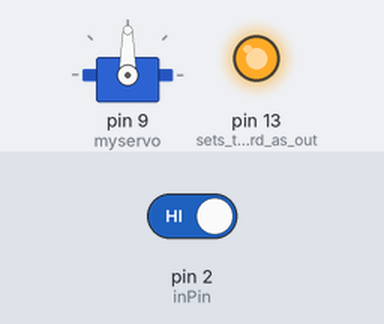
Simulated run of this sketch. Board: Arduino Uno, built with avr-gcc and run on an emulated ATmega328P. On the bench: servo, output pins drawn as LEDs (lit = HIGH). The test bench sets the inputs (shaded band); at power-on: pin 2 (inPin) HIGH.

Above: at 1.2 s.
1.3 s: pin 2 (inPin) driven LOW
At 1.45 s:
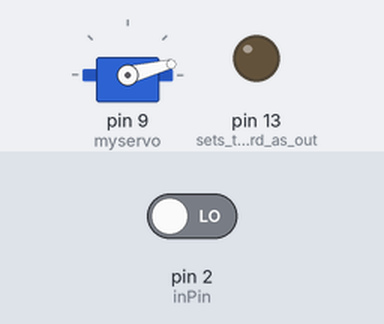
At 2.66 s:
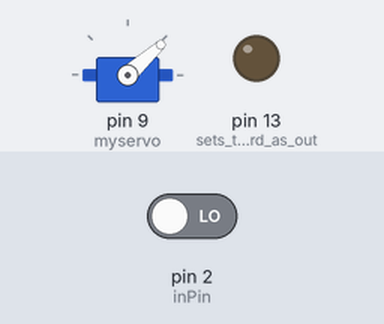
4.3 s: pin 2 (inPin) driven HIGH
At 6.1 s:
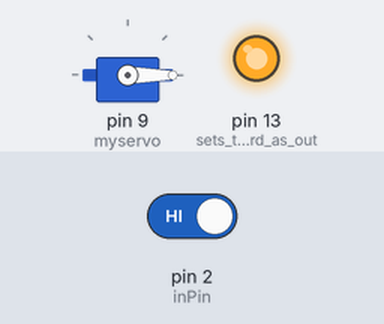
Timing chart, 0 to 7.6 s (numbered marks = the images above; inputs shaded):
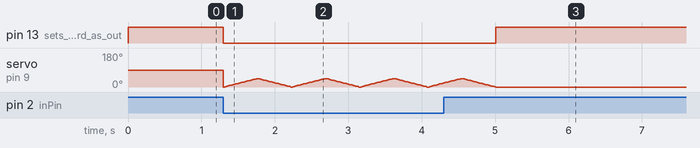

The sketch:

05InOut1.ino
```cpp
#include <Servo.h>

// kita buat variabel untuk nomor pin supaya lebih mudah merujuknya
Servo myservo;        // buat object servo
int inPin = 2;        // pushbutton connected to digital pin 7 from RF

// variabel untuk menyimpan nilai input pin button
int nilaiButton = 0;
int pos = 0;          // variable to store the servo position

void setup() {
  pinMode(LED_BUILTIN, OUTPUT);  // sets the LED board as output
  pinMode(inPin, INPUT);    // sets the digital pin 7 as input
  myservo.attach(9);  // attaches the servo on pin 9 to the servo object
}

void loop() {
  // baca nilai pin untuk button
  nilaiButton = digitalRead(inPin);
  digitalWrite(LED_BUILTIN, nilaiButton);  // sets the LED to the button's value
  // Serial.println(nilaiButton);           // debug status button
  if (nilaiButton == 0) {
    for (pos = 0; pos <= 45; pos += 1) { // goes from 0 degrees to 180 degrees
      // in steps of 1 degree
      myservo.write(pos);              // tell servo to go to position in variable 'pos'
      delay(10);                       // waits 15ms for the servo to reach the position
    }
    for (pos = 45; pos >= 0; pos -= 1) { // goes from 180 degrees to 0 degrees
      myservo.write(pos);              // tell servo to go to position in variable 'pos'
      delay(10);                       // waits 15ms for the servo to reach the position
    }
  }
}
```

Measured:
- after the input at 4.3 s, pin 13 (sets_the_LED_board_as_out): LOW → HIGH after 0.71 s; servo on pin 9 (myservo): goes on until 5.0 s, then stays 0°
